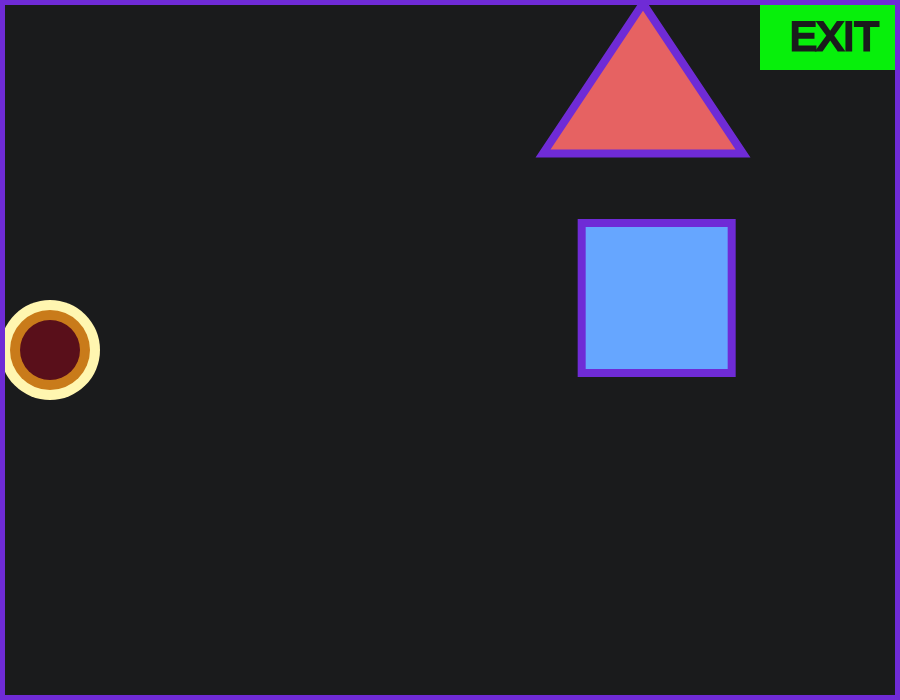
Frame 1 (no input)
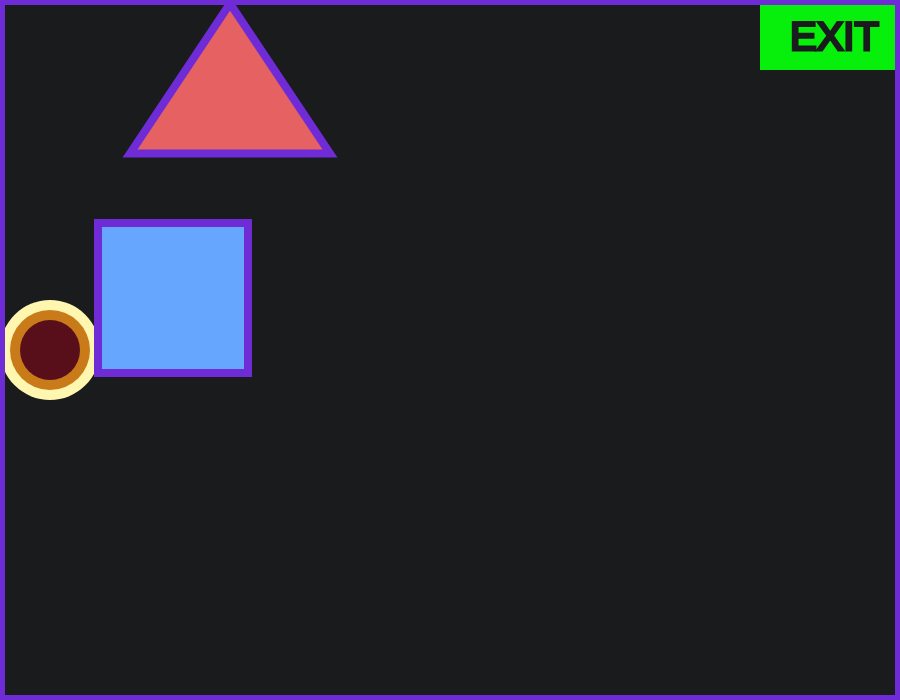
Frame 60 (no input)
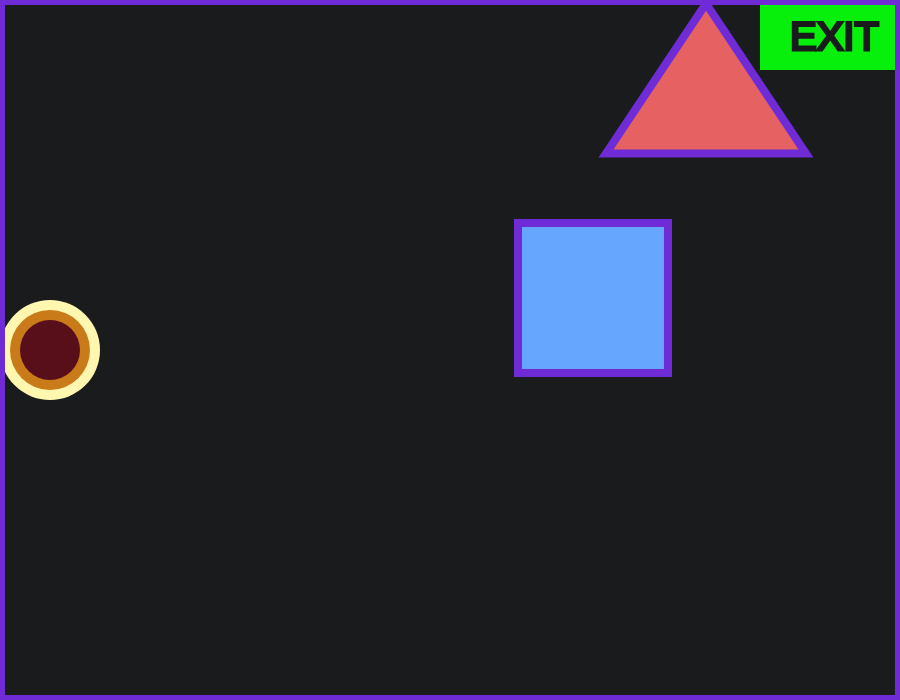
Frame 120 (the mouse pressed at the canvas centre since frame 60)

The p5.js sketch that drew these frames (run headless with seeded random() and noise() and a simulated clock; from frame 60 on, the mouse is pressed at the canvas centre):

// p5.js sketch
// ── sketch.js
//global variables
var playerX = 50;
var playerY = 350;

var obs1X;
var obs1Y;
var obs2X;
var obs2Y;
var obs1Direction;
var obs2Direction;

var mousex = -200;
var mousey = -200;


function setup() {
  createCanvas(900, 700);
  noFill();
  
  obs1X = random(50, 750);
  obs1Y = random(50, 550);
  
  obs2X = random(50, 750);
  obs2Y = random(50, 550);
  
  direction1 = floor(random(1,4.9));
  direction2 = floor(random(1,4.9));
}

function draw() {
  drawBackground();

  if (checkWinCondition()) {
    drawWinScreen();
    drawBorder()
  } else {
    drawPlayer();
    drawExit();
    drawBorder();
    moveObstacle1();
    moveObstacle2();
    drawObstacle1();
    drawObstacle2();
    drawMouseObstacle();
  }
}

//FUNCTIONS

//Draws the background
function drawBackground() {
  stroke(26, 27, 28);
  fill(26, 27, 28);
  rect(0, 0, 900, 700);
}

//Draws the player character
function drawPlayer() {
  stroke(255, 246, 176);
  strokeWeight(100);
  point(playerX, playerY);
  stroke(201, 123, 26);
  strokeWeight(80);
  point(playerX, playerY);
  stroke(89, 15, 26);
  strokeWeight(60);
  point(playerX, playerY);
}

//Creates the exit
function drawExit() {
  stroke(7, 240, 11);
  rect(790, 0, 110, 40);
  strokeWeight(3);
  stroke(26, 27, 28);
  textSize(40);
  text("EXIT", 790, 50);
}

//Checks the player's position and whether that is in the exit
function checkWinCondition() {
  return playerX > 750 && playerY < 50;
}

//Draws the border around the screen
function drawBorder() {
  if (checkWinCondition()) {
    stroke(7, 240, 11); // same green as exit
  } else {
    stroke(111, 43, 214); // purple border
  }
  strokeWeight(10);
  noFill();
  rect(0, 0, 900, 700);
}

//Draws the you win message and clears the screen
function drawWinScreen() {
  strokeWeight(10);
  stroke(7, 240, 11);
  textSize(150);
  text("YOU WIN!", 50, 350);
}

//draws the red triangle
function drawObstacle1() {
  fill(230, 98, 98);
  stroke(111, 43, 214);
  strokeWeight(8)
  triangle(obs1X,obs1Y,obs1X+100,obs1Y-150,obs1X+200,obs1Y);
}

//draws the blue square
function drawObstacle2() {
  fill(102, 166, 255);
  stroke(111, 43, 214);
  strokeWeight(8)
  square(obs2X,obs2Y,150)
}

//move the red triangle along a straight line in a random direction
function moveObstacle1(){   
  if (direction1 == 1){
    if (obs1Y > 690){
      obs1Y = 0;
    }
    obs1Y += 7;
  } else if (direction1 == 2){
    if (obs1X > 890){
      obs1X = 0;
    }
    obs1X += 7;
  } else if (direction1 == 3){
    if (obs1Y < 10){
      obs1Y = 700;
    }
    obs1Y -= 7;
  } else if (direction1 == 4){
    if (obs1X < 10){
      obs1X = 900;
    }
    obs1X -= 7;
  }
}

//move the blue square along a straight line in a random direction
function moveObstacle2(){   
  if (direction2 == 1){
    if (obs2Y > 690){
      obs2Y = 0;
    }
    obs2Y += 7;
  } else if (direction2 == 2){
    if (obs2X > 890){
      obs2X = 0;
    }
    obs2X += 7;
  } else if (direction2 == 3){
    if (obs2Y < 10){
      obs2Y = 700;
    }
    obs2Y -= 7;
  } else if (direction2 == 4){
    if (obs2X < 10){
      obs2X = 900;
    }
    obs2X -= 7;
  }
}

//draws the pink oval
function drawMouseObstacle() {
  fill(252, 81, 241);
  ellipse(mousex, mousey, 150, 100);
  fill(26, 27, 28);
}

//moves the coordinates of the player when the wasd keys are pressed thus "moving" it
function keyPressed() {
  if (key == 'd') {
    playerX += 50;
  }
  if (key == 'a') {
    playerX -= 50;
  }
  if (key == 'w') {
    playerY -= 50;
  }
  if (key == 's') {
    playerY += 50;
  }
}

//Change the coordinates of the pink oval 
function mouseClicked() {
  mousex = mouseX;
  mousey = mouseY;
}

// ── game.js
//global variables
var playerX = 50;
var playerY = 350;

var obs1X;
var obs1Y;
var obs2X;
var obs2Y;
var oldTime = 0;

var mousex = -200;
var mousey = -200;


function setup() {
  createCanvas(900, 700);
  noFill();
  
  obs1X = random(50, 750);
  obs1Y = random(50, 550);
  
  obs2X = random(50, 750);
  obs2Y = random(50, 550);
}

function draw() {
  drawBackground();

  if (checkWinCondition()) {
    drawWinScreen();
    drawBorder()
  } else {
    drawPlayer();
    drawExit();
    drawBorder()
    moveObstacles();
    drawObstacle1();
    drawObstacle2();
    drawMouseObstacle();
  }
}

// FUNCTIONS

//Draws the background
function drawBackground() {
  stroke(26, 27, 28);
  fill(26, 27, 28);
  rect(0, 0, 900, 700);
}

//Draws the player character
function drawPlayer() {
  stroke(255, 246, 176);
  strokeWeight(100);
  point(playerX, playerY);
  stroke(201, 123, 26);
  strokeWeight(80);
  point(playerX, playerY);
  stroke(89, 15, 26);
  strokeWeight(60);
  point(playerX, playerY);
}

//Creates the exit
function drawExit() {
  stroke(7, 240, 11);
  rect(790, 0, 110, 40);
  strokeWeight(3);
  stroke(26, 27, 28);
  textSize(40);
  text("EXIT", 790, 50);
}

//Checks the player's position and whether that is in the exit
function checkWinCondition() {
  return playerX > 800 && playerY < 50;
}

//Draws the border around the screen
function drawBorder() {
  if (checkWinCondition()) {
    stroke(7, 240, 11); // same green as exit
  } else {
    stroke(111, 43, 214); // purple border
  }
  strokeWeight(10);
  noFill();
  rect(0, 0, 900, 700);
}

//Draws the you win message and clears the screen
function drawWinScreen() {
  strokeWeight(10);
  stroke(7, 240, 11);
  textSize(150);
  text("YOU WIN!", 50, 350);
}

//draws the red triangle
function drawObstacle1() {
  fill(230, 98, 98);
  stroke(111, 43, 214);
  strokeWeight(8)
  triangle(obs1X,obs1Y,obs1X+100,obs1Y-150,obs1X+200,obs1Y);
}

//draws the blue square
function drawObstacle2() {
  fill(102, 166, 255);
  stroke(111, 43, 214);
  strokeWeight(8)
  square(obs2X,obs2Y,150)
}

//moves the obstacles randomly to a new position in the screen every 2 seconds
function moveObstacles() {
  if (millis() - oldTime > 2000) {
    obs1X = random(50, 750);
    obs1Y = random(50, 550);
    obs2X = random(50, 750);
    obs2Y = random(50, 550);
    oldTime = millis();
  }
}

//draws the pink oval
function drawMouseObstacle() {
  fill(252, 81, 241);
  ellipse(mousex, mousey, 150, 100);
  fill(26, 27, 28);
}

//moves the coordinates of the player when the wasd keys are pressed thus "moving" it
function keyPressed() {
  if (key == 'd') {
    playerX += 50;
  }
  if (key == 'a') {
    playerX -= 50;
  }
  if (key == 'w') {
    playerY -= 50;
  }
  if (key == 's') {
    playerY += 50;
  }
}

//Change the coordinates of the pink oval 
function mouseClicked() {
  mousex = mouseX;
  mousey = mouseY;
}
